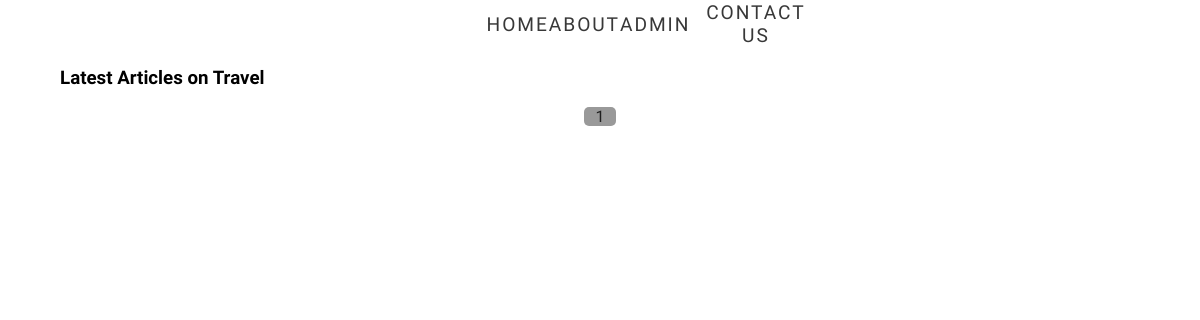
The page /category/Travel on the database as committed earlier.
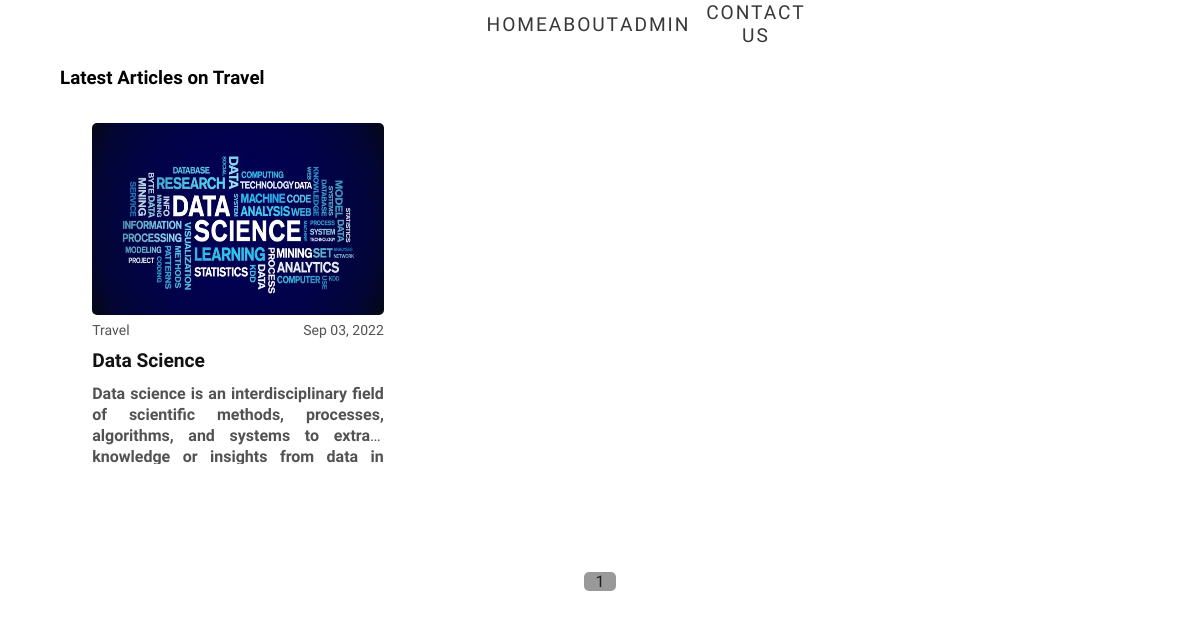
The same page on the database as committed later.
### Blog/models.py (models this page shows, shortened)
class Post(models.Model):
    CATEGORY = (
			('Travel', 'Travel'),
			('Entertainment', 'Entertainment'),
            ('Technology', 'Technology'),
            ('Climate Change', 'Climate Change'),
            ('Fashion','Fashion'),
            ('Health','Health'),
            ('Productivity','Productivity'),
			)
    author = models.ForeignKey(User,
            on_delete=models.CASCADE,
            related_name='blog_posts')
    title = models.CharField(max_length=500)
    body = RichTextField(blank=True, null=True)
    date = models.DateTimeField(default = timezone.now)
    image = models.ImageField(upload_to ='uplodes',blank = False)
    category = models.CharField(max_length=200, choices=CATEGORY)
    likes = ManyToManyField(User, related_name='post_like', blank=True)

### Blog/views.py (the view)
# urls.py: path('category/<str:pk>', views.categories, name='category'),
def categories(request, pk):
    category = str(pk)
    posts = Post.objects.filter(category=pk).order_by('-date')
    p = Paginator(posts, 6)
    page_number = request.GET.get('page')
    try:
        page_obj = p.get_page(page_number)
    except PageNotAnInteger:
        page_obj = p.page(1)
    except EmptyPage:
        page_obj = p.page(p.num_pages)
    return render(request, 'Blog/category.html', {'page_obj': page_obj, 'category': category})

### Blog/templates/Blog/category.html (shortened to what this page needs)
{% extends "Blog/index.html" %}
{% load static %}
{% block contact %}
<div class="contant">
    <h3>Latest Articles on {{category}} </h3>
    <div class="posts" id="posts">
        {% for post in page_obj.object_list %}
        <div class="post-section">
                <a class="post-link" href="{% url 'view_post' post.id %}">
                <img class="post-image-home" src="{{post.image.url}}">
                <div class="date-cat">
                    <small>{{post.category}}</small>
                    <small>{{post.date | date:'M d, Y'}}</small>
                </div>
                <p class="title-home">{{post.title}}</p>
                <div class="post-body-home">
                    <p>{{post.body | safe}}</p>
                </div>
                </a>
        </div>
        {% endfor %}
    </div>
    <div class="paggination">
        <span class="page-num" >{{page_obj.number}}</span>
    </div>
</div>
{% endblock %}

Rows that differ between the two databases and show on the page:
added Post: category "Travel", image (picture), date "Sep 03, 2022", title "Data Science", body "Data science is an interdisciplinary field of scientific methods, processes, algorithms, and systems to extract knowledge or insights from data…"
Other text that changed with them:
{{ category }}: "Travel" → (not shown)
